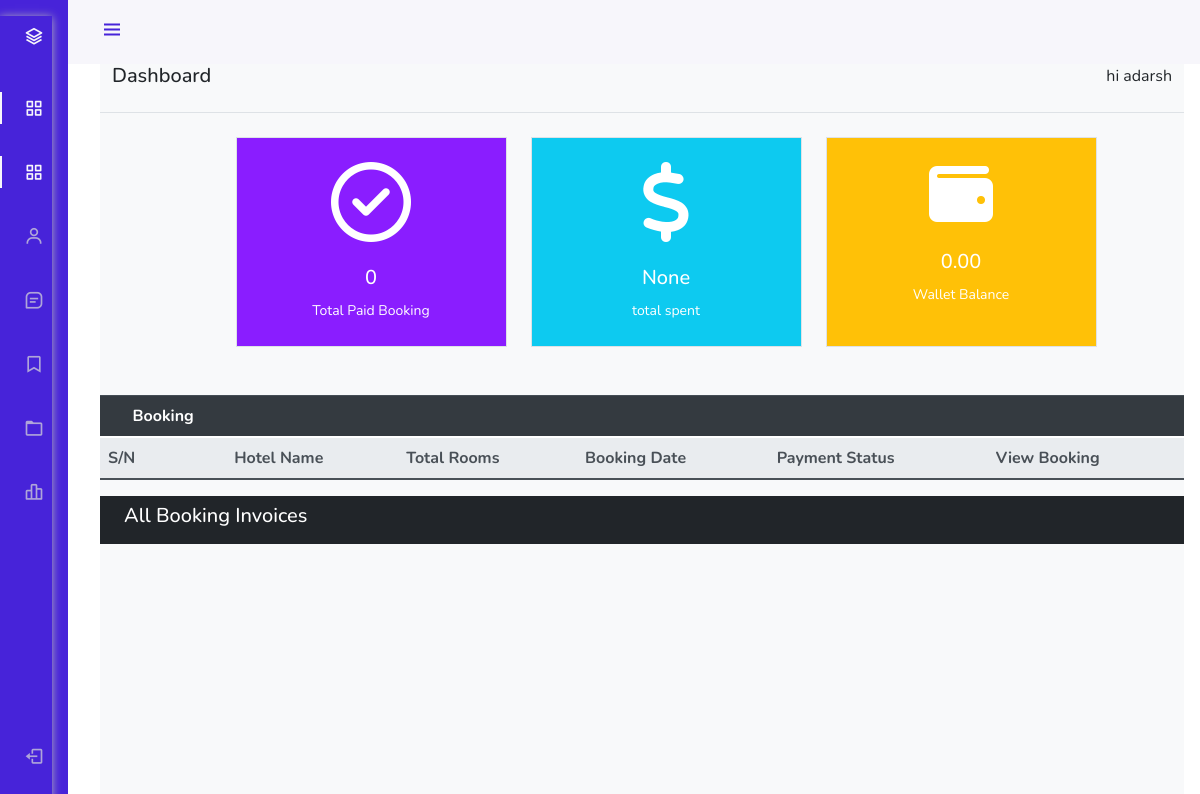
The page /dashboard/ (signed in) on the database as committed earlier.
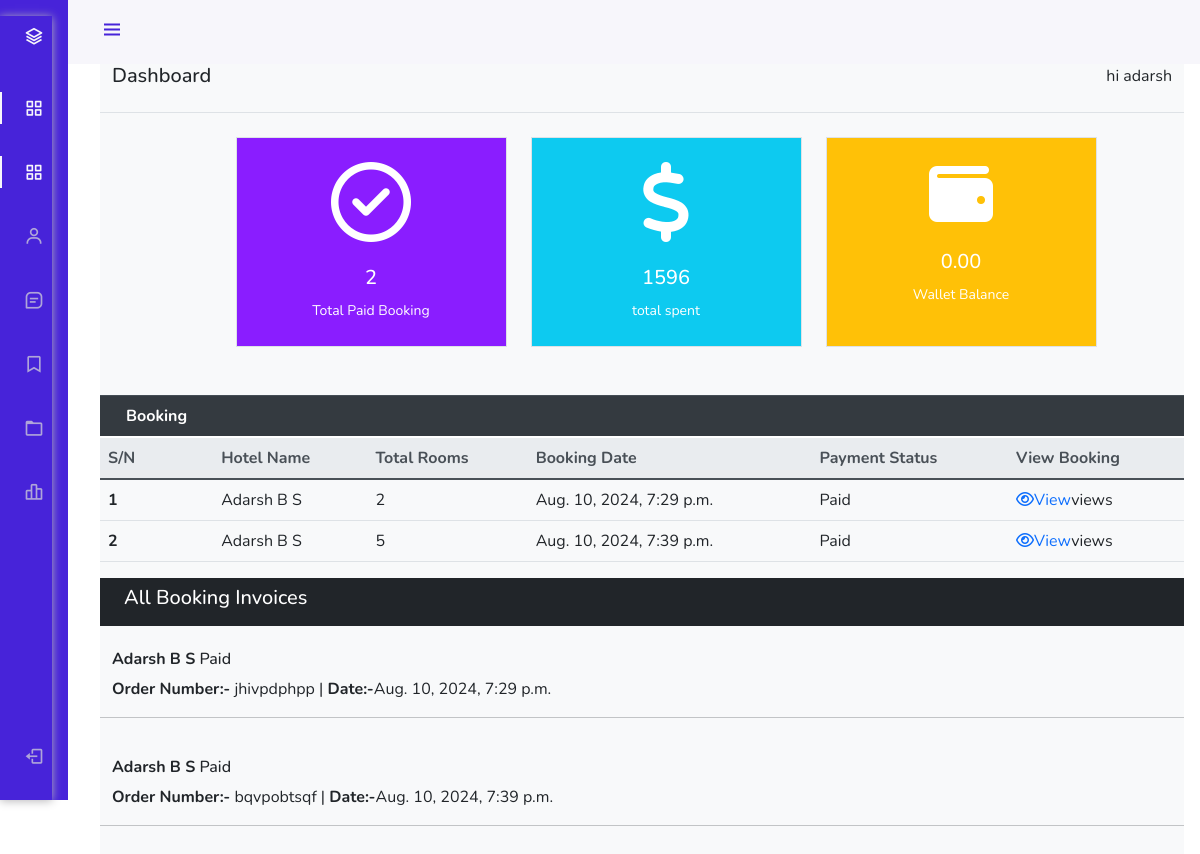
The same page on the database as committed later.
### hotel/models.py (models this page shows, shortened)
class Booking(models.Model):
    user = models.ForeignKey(User,on_delete=models.SET_NULL ,null=True,blank=True)
    payment_status = models.CharField(max_length=100, choices=PAYMENT_STATUS)
    coupons=models.ManyToManyField('hotel.Coupon', blank=True)
    full_name = models.CharField(max_length=1000)
    email = models.EmailField(max_length=254)
    phone = models.CharField(max_length=50)
    hotel =models.ForeignKey(Hotel, on_delete=models.SET_NULL,null=True,blank=True)
    room_type = models.ForeignKey(RoomType,on_delete=models.SET_NULL,null=True,blank=True)
    room = models.ManyToManyField(Room)
    before_discount = models.DecimalField( max_digits=12, decimal_places=2,default=0)
    total = models.DecimalField( max_digits=12, decimal_places=2,default=0)
    saved = models.DecimalField( max_digits=12, decimal_places=2,default=0)
    check_in_date= models.DateField()
    check_out_date= models.DateField()
    total_days=models.PositiveIntegerField()
    num_adults=models.PositiveIntegerField()
    num_children=models.PositiveIntegerField()
    check_in = models.BooleanField(default=False)
    check_out = models.BooleanField(default=False)
    is_active = models.BooleanField(default=False)
    checked_in_tracker = models.BooleanField(default=False)
    checked_out_tracker = models.BooleanField(default=False)
    date = models.DateTimeField(auto_now_add=True)
    strip_payment_intent = models.CharField(max_length=1000, null=True, blank=True)
    success_id = ShortUUIDField(unique=True, length=10, max_length=20, alphabet='abcdefghijklmnopqrstuvwxyz', null=True , blank=True)
    booking_id=  ShortUUIDField(unique=True, length=10, max_length=20, alphabet='abcdefghijklmnopqrstuvwxyz')

class Hotel(models.Model):
    user = models.ForeignKey(User,on_delete=models.SET_NULL,null=True)
    name = models.CharField(max_length=100)
    description = CKEditor5Field(null=True,blank=True, config_name='extends')
    image = models.FileField(upload_to='hotel_galley')
    address = models.CharField(max_length=200)
    mobile = models.CharField(max_length=50)
    email = models.EmailField(max_length=110)
    status = models.CharField(max_length=20,choices=HOTEL_STATUS ,default='Live')
    tag=TaggableManager(blank=True)
    views=models.IntegerField(default=0)
    featured=models.BooleanField(default=False)
    hid = ShortUUIDField(unique=True, length=10, max_length=20, alphabet='abcdefghijklmnopqrstuvwxyz')
    slug= models.SlugField(unique=True)
    date= models.DateTimeField(auto_now_add=True)

### user_dashboard/views.py (the view)
# urls.py: path('dashboard/',include('user_dashboard.urls'))
@login_required
def dashboard(request):
    bookings = Booking.objects.filter(user=request.user,payment_status="Paid")
    total_spent = Booking.objects.filter(user=request.user,payment_status='Paid').aggregate(amount=models.Sum("total"))
    context={
        'bookings':bookings,
        'total_spent': total_spent
    }
    return render(request, 'user_dashboard/dashboard.html',context)

### templates/user_dashboard/dashboard.html (shortened to what the changed rows need)
{% load static%}
<!DOCTYPE html>
<html lang="en">
<head>
    <link rel="stylesheet" href="https://cdn.jsdelivr.net/npm/bootstrap@4.3.1/dist/css/bootstrap.min.css">
<link href="https://cdn.jsdelivr.net/npm/bootstrap@5.0.0-beta1/dist/css/bootstrap.min.css" rel="stylesheet">
<link href="https://cdn.jsdelivr.net/npm/boxicons@latest/css/boxicons.min.css" rel="stylesheet">
<link rel="stylesheet" href="{% static "css/style.css" %}">
</head>
<body id="body-pd">
    <div class="height-100 bg-light">
    <section class="box mt-4">
        <div class="container-fluid">
            <div class="row text-white text-center justify-content-center">
                <div class="col-3 border nav_btn ml-5  pb-4">
                    <i class="fa-regular fa-circle-check fa-5x my-4"></i>
                    <h5>{{bookings.count}}</h5>
                    <small>Total Paid Booking</small>
                </div>
                <div class="col-3 border bg-info ml-4 dataCol pb-4">
                    <i class="fa-solid fa-dollar-sign fa-5x my-4"></i>
                   <h5>{{total_spent.amount}}</h5>
                   <small>total spent</small>
                </div>
            </div>
        </div>
    </section>
    <section class="listing mt-5">
        <table class="table">
            <thead class="thead-dark">
              <tr>
                <th scope="col" class="text-center">Booking</th>
                <th scope="col"></th>
                <th scope="col"></th>
                <th scope="col"></th>
                <th scope="col"></th>
                <th scope="col"></th>
              </tr>
            </thead>
            <thead class="thead-light">
              <tr>
                <th scope="col">S/N</th>
                <th scope="col">Hotel Name</th>
                <th scope="col">Total Rooms</th>
                <th scope="col">Booking Date</th>
                <th scope="col">Payment Status</th>
                <th scope="col">View Booking</th>
              </tr>
            </thead>
            <tbody>
                {% for b in bookings %}
              <tr>
                <th scope="row">{{forloop.counter}}</th>
                <td>{{b.hotel.name}}</td>
                <td>{{b.room.all.count}}</td>
                <td>{{b.date}}</td>
                <td>{{b.payment_status}}</td>
                <td><a href="{% url 'user_dashboard:booking_detail' b.booking_id %}"><i class="fa fa-eye"></i>View</a>views</td>
              </tr>
              {% endfor %}
            </tbody>
          </table>
        <div class="container-fluid p-0 m-0">
            <div class="p-0 m-0 bg-dark text-white px-4 py-2 "><h5>All Booking Invoices</h5></div>
           {% for b in bookings%}
            <div class="container pt-4">
                <h6><b>{{b.hotel.name}}</b> <span>{{b.payment_status}}</span></h6>
                <p><b>Order Number:-</b> {{b.booking_id}} | <b>Date:-</b>{{b.date}}</p>
            </div>
            <hr>
            {% endfor %}
        </div>
    </section>
</body>

Rows that differ between the two databases and show on the page:
added Booking: hotel.name "Adarsh B S", room.all.count "2", date "Aug. 10, 2024, 7:29 p.m.", payment_status "Paid", booking_id "jhivpdphpp"
added Booking: hotel.name "Adarsh B S", room.all.count "5", date "Aug. 10, 2024, 7:39 p.m.", payment_status "Paid", booking_id "bqvpobtsqf"
Other text that changed with them:
{{ bookings.count }}: "0" → "2"
{{ total_spent.amount }}: "None" → "1596"
